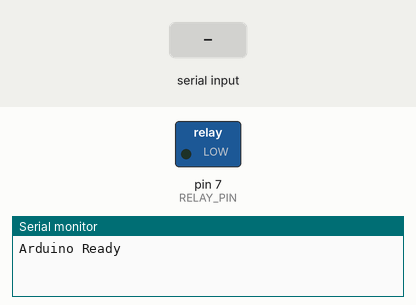
This sketch was run on a simulated Arduino Uno, built with avr-gcc and run on an emulated ATmega328P. On the bench: switched loads named in the sketch (green lamp = pin HIGH), the last lines printed to the serial monitor. The test bench sets the inputs (shaded band).

Above: at 1.2 s.
1.3 s: "on\n" received over Serial
At 2.0 s:
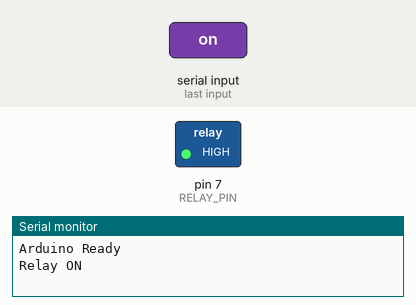
2.8 s: "off\n" received over Serial
At 3.2 s:
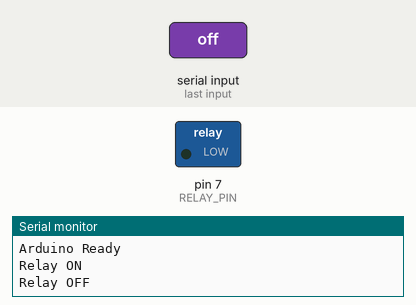
Timing chart, 0 to 5.8 s (numbered marks = the images above; inputs shaded):
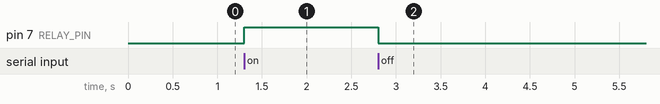

The sketch:

ArduinoRelayCode.ino
```cpp
const int RELAY_PIN = 7;

void setup() {
  pinMode(RELAY_PIN, OUTPUT);

  // Relay OFF initially
  digitalWrite(RELAY_PIN, LOW);

  Serial.begin(9600);

  Serial.println("Arduino Ready");
}

void loop() {

  if (Serial.available() > 0) {

    String command = Serial.readStringUntil('\n');
    command.trim();

    if (command == "on") {

      digitalWrite(RELAY_PIN, HIGH);

      Serial.println("Relay ON");
    }

    else if (command == "off") {

      digitalWrite(RELAY_PIN, LOW);

      Serial.println("Relay OFF");
    }
  }
}
```

Measured:
- after the input at 1.3 s, pin 7 (RELAY_PIN): LOW → HIGH at once
- after the input at 2.8 s, pin 7 (RELAY_PIN): HIGH → LOW at once
